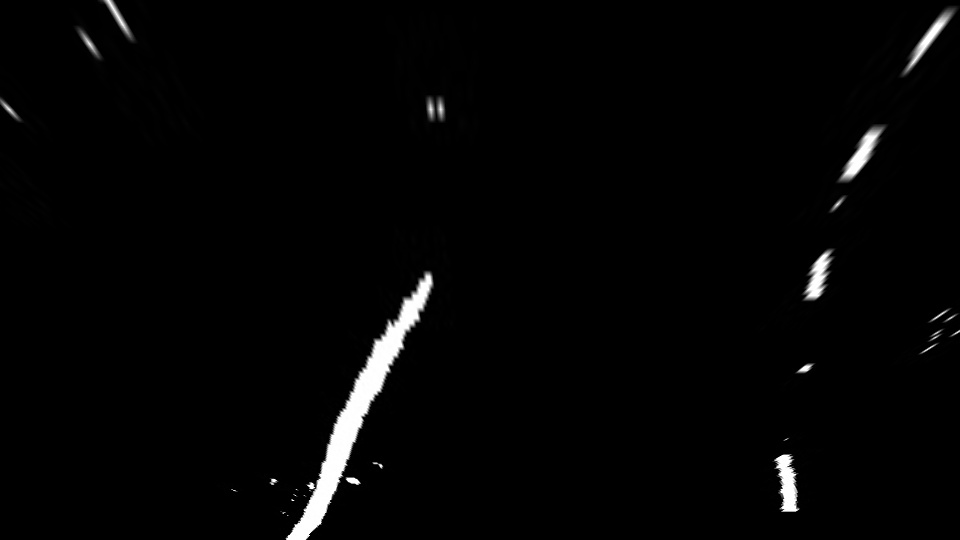
#> input picture result_files/warped_binary_image.jpg, 960 x 540 px
$ python zad6.py
#> lines starting #> are read from the running program, lines starting #| are printed output that depends on the picture
import numpy as np
import cv2 as cv

# 1. Učitavanje podataka
poly_data = np.load('result_files/poly_fit.npz')
#> (reads result_files/poly_fit.npz from the repository)
left_fit = poly_data['left_fit']
right_fit = poly_data['right_fit']

binary_warped = cv.imread('result_files/warped_binary_image.jpg', 0)
#> binary_warped is the input picture: shape (540, 960); min 0, max 255, mean 4.8

def calculate_metrics(img_shape, left_fit, right_fit):
    # Konverzija piksel -> metar
    ym_per_pix = 30 / 720
    xm_per_pix = 3.7 / 700
    y_eval = img_shape[0] - 1

    # Generisanje y vrednosti i x koordinata polinoma
    ploty = np.linspace(0, img_shape[0]-1, img_shape[0])
    leftx = left_fit[0]*ploty**2 + left_fit[1]*ploty + left_fit[2]
    rightx = right_fit[0]*ploty**2 + right_fit[1]*ploty + right_fit[2]

    # Radijus krivine u realnom prostoru (metri)
    left_fit_cr = np.polyfit(ploty*ym_per_pix, leftx*xm_per_pix, 2)
    right_fit_cr = np.polyfit(ploty*ym_per_pix, rightx*xm_per_pix, 2)

    l_rad = ((1 + (2*left_fit_cr[0]*y_eval*ym_per_pix + left_fit_cr[1])**2)**1.5) / np.absolute(2*left_fit_cr[0])
    r_rad = ((1 + (2*right_fit_cr[0]*y_eval*ym_per_pix + right_fit_cr[1])**2)**1.5) / np.absolute(2*right_fit_cr[0])

    # Pozicija vozila u odnosu na centar
    car_pos = img_shape[1] / 2
    lane_center = (leftx[-1] + rightx[-1]) / 2
    offset = (lane_center - car_pos) * xm_per_pix

    return l_rad, r_rad, offset, ploty, leftx, rightx

# Izračunavanje metrika i dobijanje tačaka za crtanje
l_rad, r_rad, offset, ploty, leftx, rightx = calculate_metrics(binary_warped.shape, left_fit, right_fit)
#> l_rad = 485.9; r_rad = 294.9; offset = 0.455; ploty = 540 values from 0 to 539

# 2. VIZUELIZACIJA
# Kreiramo sliku u boji za iscrtavanje
out_img = np.dstack((binary_warped, binary_warped, binary_warped))

# Iscrtavanje leve i desne linije trake (žuta boja)
# Pripremamo tačke za cv.polylines
left_pts = np.array([np.transpose(np.vstack([leftx, ploty]))], np.int32)
right_pts = np.array([np.transpose(np.vstack([rightx, ploty]))], np.int32)

cv.polylines(out_img, [left_pts], False, (0, 255, 255), 5)  # Žuta leva
cv.polylines(out_img, [right_pts], False, (0, 255, 255), 5) # Žuta desna

# Priprema teksta jednačina
text_left = f"f_left(y) = {left_fit[0]:.2e}*y^2 + {left_fit[1]:.2f}*y + {left_fit[2]:.2f}"
text_right = f"f_right(y) = {right_fit[0]:.2e}*y^2 + {right_fit[1]:.2f}*y + {right_fit[2]:.2f}"
text_curv = f"Radius: {(l_rad+r_rad)/2:.2f}m | Offset: {offset:.2f}m"
#> text_curv = 'Radius: 390.41m | Offset: 0.45m'

# Ispisivanje teksta na sliku
font = cv.FONT_HERSHEY_SIMPLEX
cv.putText(out_img, text_left, (50, 50), font, 0.8, (0, 255, 0), 2)
cv.putText(out_img, text_right, (50, 100), font, 0.8, (0, 255, 0), 2)
cv.putText(out_img, text_curv, (50, 150), font, 0.8, (255, 255, 255), 2)
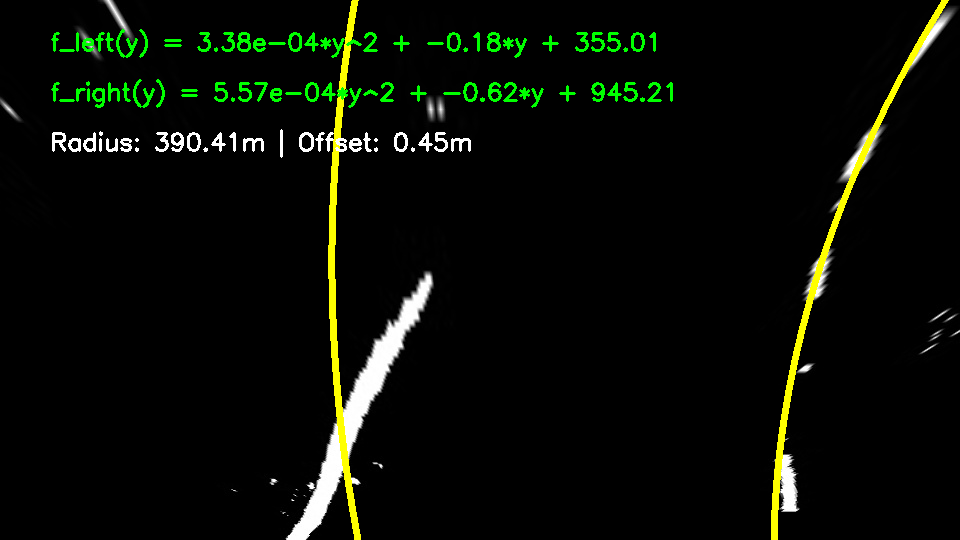
#> out_img: shape (540, 960, 3); mean of channels 0, 1, 2 5.5, 12.6, 9.1; drawn as B, G, R

# Prikazivanje i čuvanje rezultata
cv.imshow('Polynomial Fit and Metrics', out_img)
cv.imwrite('result_files/polynomial_and_metrics.jpg', out_img)

print("-" * 50)
print(text_left)
print(text_right)
print(f"Radijus zakrivljenosti: {(l_rad+r_rad)/2:.2f}m")
#| Radijus zakrivljenosti: 390.41m
print(f"Udaljenost od centra: {offset:.2f}m")
#| Udaljenost od centra: 0.45m
print("-" * 50)

cv.waitKey(0)
cv.destroyAllWindows()
